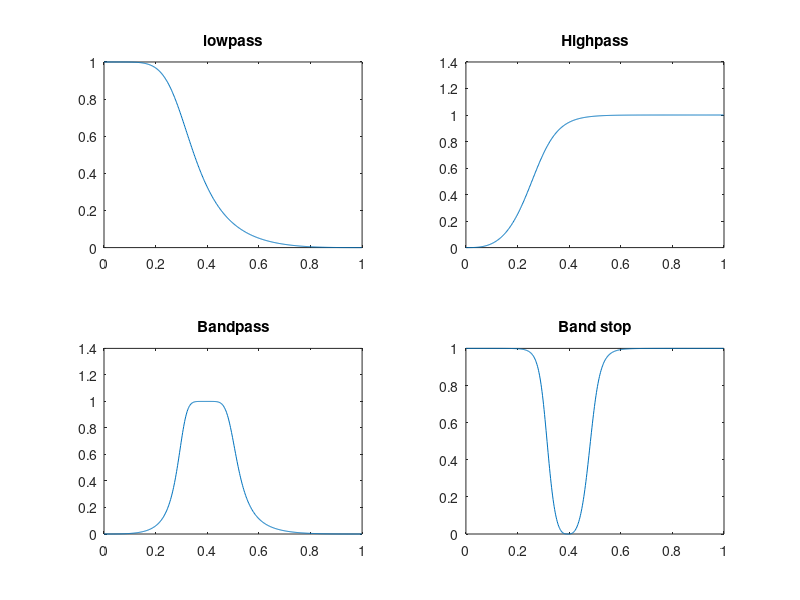
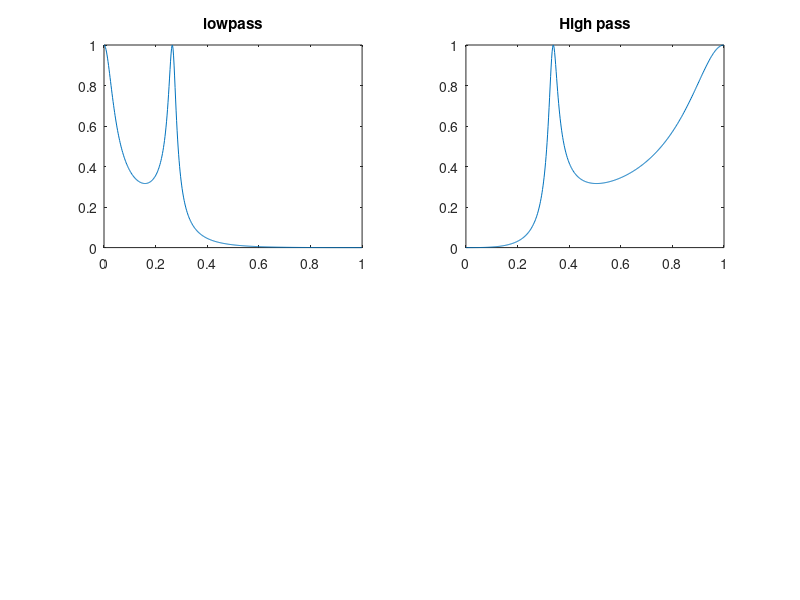

Recreate these plots in MATLAB, in order. (Note: this script raises an error after producing the figures.)
close all;
clc;
clear all;
% Lowpass
fc = 300;
fs = 1000;

%% Butterworth Filter
 % Fs/N this normalizes the freqiency and the 
figure('name','Butterworth Filter');
[b,a] = butter(3,fc/(fs));
[H, W ]= freqz(b,a)
subplot(2,2,1)
plot(W/pi,abs(H))
title('lowpass')

% High pass filter
[b,a] = butter(3,fc/(fs), 'high');
[H, W ]= freqz(b,a)
subplot(2,2,2)
plot(W/pi,abs(H))
title('Highpass');

%Band pass filter
fl=300;
fh=500;
[b,a] = butter(3,[fl fh]/(fs), 'bandpass');
[H, W ]= freqz(b,a)
subplot(2,2,3)
plot(W/pi,abs(H))
title('Bandpass');

%Band stop filter
fl=300;
fh=500;
[b,a] = butter(3,[fl fh]/(fs), 'stop');
[H, W ]= freqz(b,a);
subplot(2,2,4)
plot(W/pi,abs(H))
title('Band stop');

%% Chebcheb  Filter
 % Fs/N this normalizes the freqiency and the 
figure('name','chebcheb Filter');
[b,a] = cheby1(3,10,fc/(fs));
[H, W ]= freqz(b,a)
subplot(2,2,1)
plot(W/pi,abs(H))
title('lowpass')

% High pass filter
[b,a] = cheby1(3,10,fc/(fs), 'high');
[H, W ]= freqz(b,a)
subplot(2,2,2)
plot(W/pi,abs(H))
title('High pass');

%Band pass filter
fl=300;
fh=500;
[b,a] = cheby1(3,10,[fl fh]/(fs), 'bandpass');
[H, W ]= freqz(b,a)
subplot(2,2,3)
plot(W/pi,abs(H))
title('Band pass');

%Band stop filter
fl=300;
fh=500;
[b,a] = cheby1(3,10,[fl fh]/(fs), 'stop');
[H, W ]= freqz(b,a)
subplot(2,2,4)
plot(W/pi,abs(H))
title('Band stop');

%% low-pass response of the Chebychev-I filter
order=[3; 5; 10; 20];
figure('name','chebcheb Low pass Filter with different order');
for i=1:length(order)
    
[b,a] = cheby1(order(i),10,fc/(fs));
[H, W ]= freqz(b,a)
%subplot(2,2,1)
hold all
plot(W/pi,abs(H))
end
title('low-pass response of the Chebychev-I filter with different order');
legend('order=3','order=5','order=10','order=20');

% observation
% the higher the order the more ripple in the filter but it is it gives
% good gain in the low frequency for some frequency. It is diffucalt to say
% the higher the order the better is the filter as there to may ripples.



